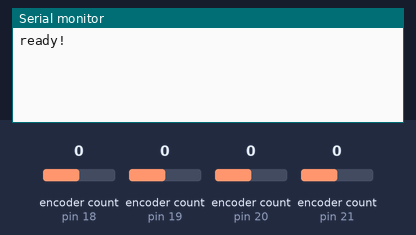
Recording of a sketch running on a simulated Arduino Uno, built with avr-gcc and run on an emulated ATmega328P. On the bench: the last lines printed to the serial monitor. The test bench sets the inputs (shaded band); at power-on: encoder count (sensors on pin 18, pin 19, pin 20, pin 21) 0.

Above: at 1.2 s.
1.3 s: encoder count (sensor on pin 18) set to 1
At 2.5 s:
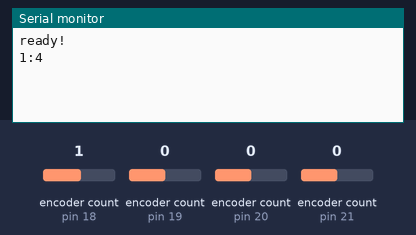
2.8 s: encoder count (sensor on pin 19) set to 1
At 3.7 s:
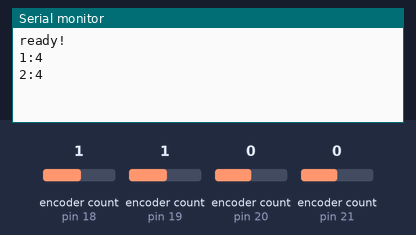
4.3 s: encoder count (sensor on pin 20) set to 1
At 4.9 s:
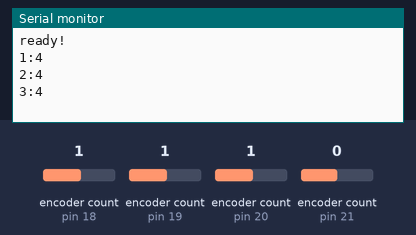
5.8 s: encoder count (sensor on pin 21) set to 1
At 7.0 s:
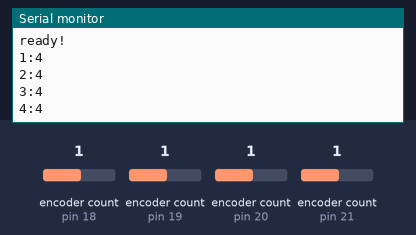
7.3 s: encoder count (sensor on pin 18) set to 2
At 8.3 s:
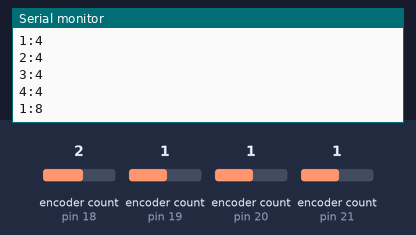
8.8 s: encoder count (sensor on pin 19) set to 2
At 9.5 s:
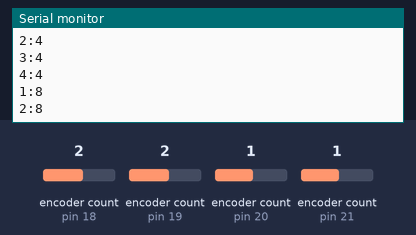
Timing chart, 0 to 11.3 s (numbered marks = the images above; inputs shaded):
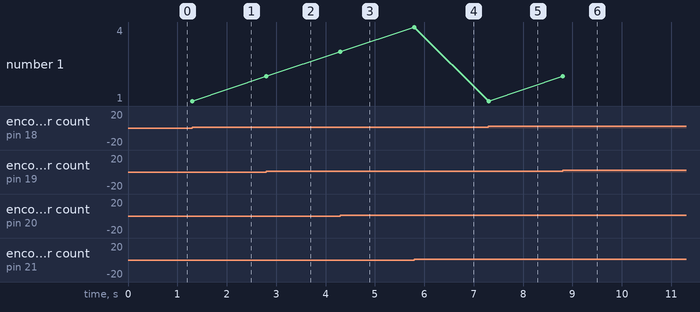

Measured:
- after the input at 1.3 s, the serial monitor: prints a new line at once (image 1)
- after the input at 2.8 s, the serial monitor: prints a new line at once (image 2)
- after the input at 4.3 s, the serial monitor: prints a new line at once (image 3)
- after the input at 5.8 s, the serial monitor: prints a new line at once (image 4)
- after the input at 7.3 s, the serial monitor: prints a new line at once (image 5)
- after the input at 8.8 s, the serial monitor: prints a new line at once (image 6)
- plotted number 1: 1 → 2 after the input at 2.8 s, 2 → 3 after the input at 4.3 s, 4 → 1 after the input at 7.3 s, 1 → 2 after the input at 8.8 s

The sketch:

encodertest.ino
```cpp
#include <Encoder.h>

Encoder enc4(21, 17);
Encoder enc3(20, 16);
Encoder enc2(19, 15);
Encoder enc1(18, 14);

void setup(){
  Serial.begin(9600);
  Serial.println("ready!");
}

long pos1Last;
long pos2Last;
long pos3Last;
long pos4Last;
void loop(){
  long pos1 = enc1.read();
  if (pos1 != pos1Last){
    Serial.print("1:");
    Serial.println(pos1);
  }
  pos1Last = pos1;

  long pos2 = enc2.read();
  if (pos2 != pos2Last){
    Serial.print("2:");
    Serial.println(pos2);
  }
  pos2Last = pos2;

  long pos3 = enc3.read();
  if (pos3 != pos3Last){
    Serial.print("3:");
    Serial.println(pos3);
  }
  pos3Last = pos3;

  long pos4 = enc4.read();
  if (pos4 != pos4Last){
    Serial.print("4:");
    Serial.println(pos4);
  }
  pos4Last = pos4;
}
```
